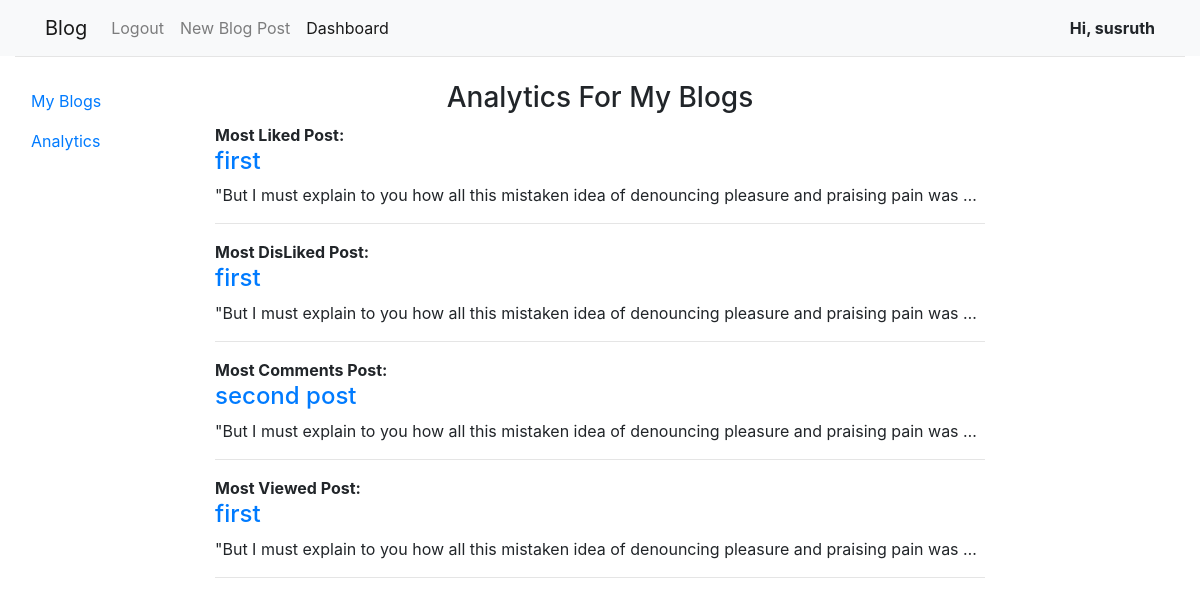
Page /analytics/ (signed in) on the committed database.
### posts/models.py (models this page shows)
class Post(models.Model):
    title = models.CharField(max_length=30)
    description = models.TextField()
    author = models.ForeignKey(User, on_delete=models.CASCADE)
    views = models.IntegerField(default=0)

### blog/views.py (the view)
# urls.py: url(r'^analytics/$', analytics, name="analytics"),
def analytics(request):
    if request.user.is_authenticated:
        posts = Post.objects.filter(author=request.user)
        likes = Response.objects.filter(post__in=posts, liked=True, disliked=False).values('post')
        likes = [like['post'] for like in likes]
        if len(likes) > 0:
            max_likes_post = max(likes,key=likes.count)
            max_likes_post = Post.objects.get(id=max_likes_post)
        else:
            max_likes_post =None
        dislikes = Response.objects.filter(post__in=posts, liked=False, disliked=True).values('post')
        dislikes = [dislike['post'] for dislike in dislikes]
        if len(dislikes) > 0:
            max_dislikes_post = max(dislikes,key=dislikes.count)
            max_dislikes_post = Post.objects.get(id=max_dislikes_post)
        else:
            max_dislikes_post = None
        comments = Comment.objects.filter(post__in=posts).values('post')
        comments = [c['post'] for c in comments]
        if len(comments) > 0:
            max_comments_post = max(comments,key=comments.count)
            max_comments_post = Post.objects.get(id=max_comments_post)
        else:
            max_comments_post=None
        if posts:
            id = posts.values('views', 'id').annotate(Max('views')).first()['id']
            max_views_post = Post.objects.get(id=id)
        else:
            max_views_post = None
        context = {
        "max_likes_post": max_likes_post,
        "max_dislikes_post": max_dislikes_post,
        "max_comments_post": max_comments_post,
        "max_views_post": max_views_post
        }
    return render(request, 'blog/analytics.html', context)

### templates/blog/analytics.html
{% extends "blog/dashboard.html" %}
{% block data%}
<center><h3>Analytics For My Blogs</h3></center>
<b>Most Liked Post: </b>
{% if max_likes_post %}
 <h4><a href="{% url 'posts:show' max_likes_post.id  %}">{{ max_likes_post.title}}</a></h4>
 <p>{{ max_likes_post.description|truncatechars:100}}</p>
{% else %}
<p>No Posts Yet</p>
{% endif %}
<hr>
<b>Most DisLiked Post: </b>
{% if max_dislikes_post %}
<h4><a href="{% url 'posts:show' max_dislikes_post.id  %}">{{ max_dislikes_post.title}}</a></h4>
<p>{{ max_dislikes_post.description|truncatechars:100}}</p>
{% else %}
<p>No Posts Yet</p>
{% endif %}
<hr>
<b>Most Comments Post: </b>
{% if max_comments_post %}
<h4><a href="{% url 'posts:show' max_comments_post.id  %}">{{ max_comments_post.title}}</a></h4>
<p>{{ max_comments_post.description|truncatechars:100}}</p>
{% else %}
<p>No Posts Yet</p>
{% endif %}
<hr>
<b>Most Viewed Post: </b>
{% if max_views_post %}
  <h4><a href="{% url 'posts:show' max_views_post.id  %}">{{ max_views_post.title}}</a></h4>
  <p>{{ max_views_post.description|truncatechars:100}}</p>
{% else %}
<p>No Posts Yet</p>
{% endif %}
<hr>
{% endblock %}

### templates/_navbar.html (shortened to what this page needs)
<nav class="navbar navbar-expand-lg navbar-light bg-light">
  <div class="container">
  <a class="navbar-brand" href="{% url 'index' %}">Blog</a>
  <div class="collapse navbar-collapse" id="navbarNav">
    <ul class="navbar-nav">
			{% if request.user.is_authenticated %}
					<li class="nav-item right">
		        <a class="nav-link" href="{% url 'log_out' %}">Logout </a>
		      </li>
					<li class="nav-item {% if request.path == '/posts/new'%}active{% endif %}" >
		        <a class="nav-link " href="{% url 'posts:new' %}"  >New Blog Post </a>
		      </li>
          <li class="nav-item {% if request.path == '/my_blogs/'  %} active {% endif %} {% if request.path == '/analytics/'  %} active {% endif %} "  >
  	        <a class="nav-link" href="{% url 'my_blogs' %}">Dashboard</a>
  	      </li>
			{% endif %}
    </ul>
    <ul class="navbar-nav ml-auto" >
      {% if request.user.is_authenticated %}
          <li>
            <b>Hi, {{request.user}}</b>
          </li>
      {% else %}
      <li>
        <b>Please Login</b>
      </li>
      {% endif %}
      </ul>
  </div>
  </div>
</nav>

### rows in the picture
Post: title "first", description "\"But I must explain to you how all this mistaken idea of denouncing pleasure and praising pain was …"
Post: title "second post", description "\"But I must explain to you how all this mistaken idea of denouncing pleasure and praising pain was …"

### other values in the picture
{{ request.user }} "susruth"
